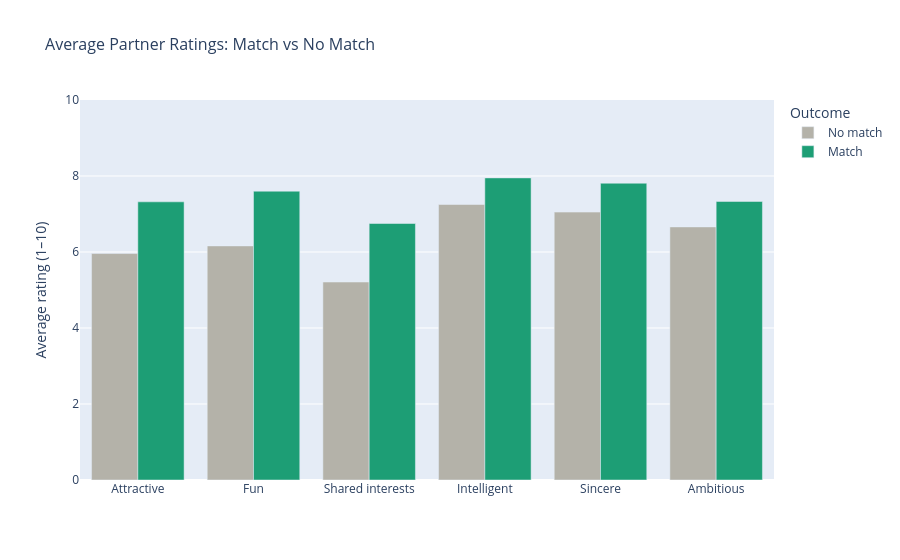

Write notebook code for a chart like this one.
### Markdown cell above
### 3.1 Average Attribute Ratings by Match Outcome

### Code cell
attrs = ['attr', 'fun', 'shar', 'intel', 'sinc', 'amb']
attr_labels = ['Attractive', 'Fun', 'Shared interests', 'Intelligent', 'Sincere', 'Ambitious']

attr_match = df.groupby('match')[attrs].mean().round(2)

fig = go.Figure()
fig.add_trace(go.Bar(
    name='No match', x=attr_labels,
    y=attr_match.loc[0][attrs].values,
    marker_color='#B4B2A9'
))
fig.add_trace(go.Bar(
    name='Match', x=attr_labels,
    y=attr_match.loc[1][attrs].values,
    marker_color='#1D9E75'
))
fig.update_layout(
    barmode='group',
    title='Average Partner Ratings: Match vs No Match',
    yaxis_title='Average rating (1–10)',
    yaxis_range=[0, 10],
    xaxis_title='',
    title_font_size=16,
    legend_title='Outcome'
)
fig.show()

### Figure 1 — Plotly figure (JSON) as saved in the notebook; plotly's stock layout.template omitted (floating-point values rounded to 4 significant figures)
{"data": [{"marker": {"color": "#B4B2A9"}, "name": "No match", "type": "bar", "x": ["Attractive", "Fun", "Shared interests", "Intelligent", "Sincere", "Ambitious"], "y": [5.96, 6.16, 5.21, 7.25, 7.05, 6.66]}, {"marker": {"color": "#1D9E75"}, "name": "Match", "type": "bar", "x": ["Attractive", "Fun", "Shared interests", "Intelligent", "Sincere", "Ambitious"], "y": [7.32, 7.6, 6.75, 7.95, 7.81, 7.33]}], "layout": {"barmode": "group", "legend": {"title": {"text": "Outcome"}}, "title": {"font": {"size": 16}, "text": "Average Partner Ratings: Match vs No Match"}, "xaxis": {"title": {"text": ""}}, "yaxis": {"range": [0, 10], "title": {"text": "Average rating (1–10)"}}}}
